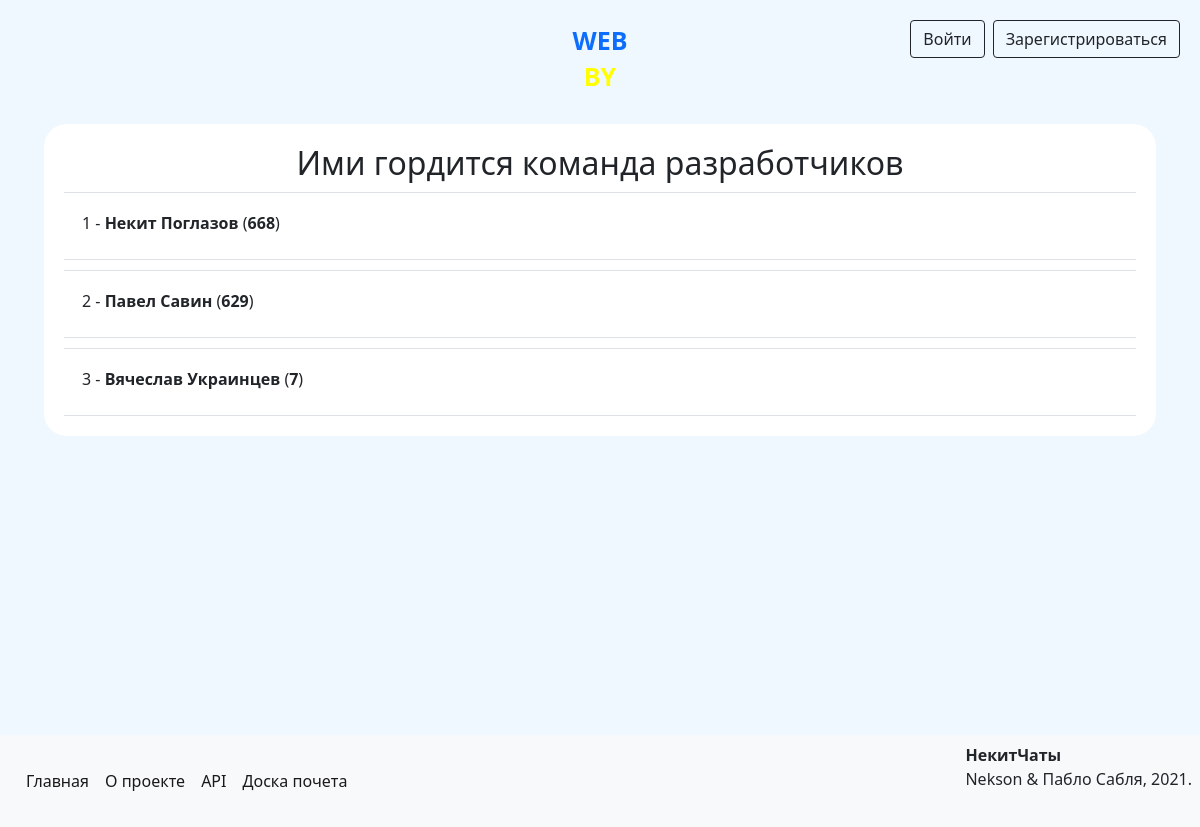
Before: /top with the older database file.
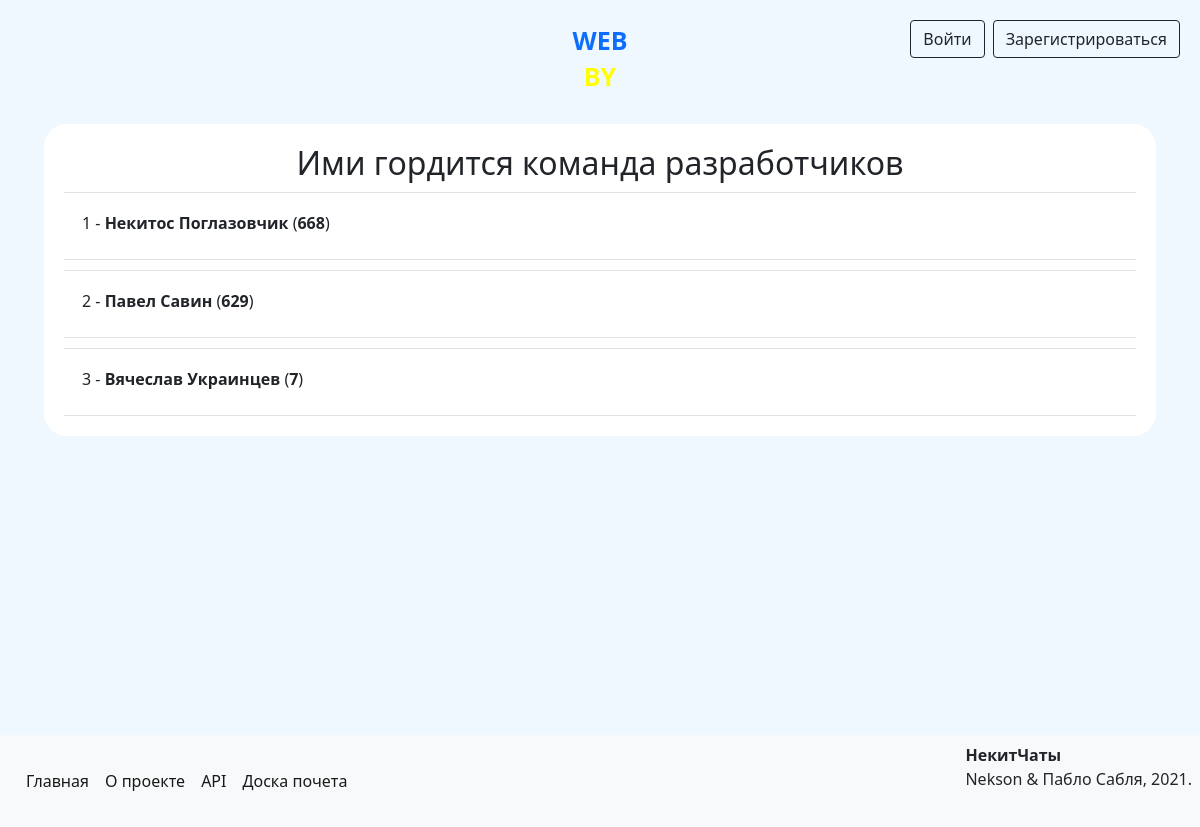
After: the same page with the newer database file.
### data/models/user.py (models this page shows, shortened)
class User(SqlAlchemyBase, UserMixin, SerializerMixin):
    __tablename__ = 'users'
    serialize_rules = ('-advertisements',)
    id = Column(Integer, autoincrement=True, primary_key=True)
    name = Column(Unicode)
    surname = Column(Unicode)
    birthday = Column(DateTime)
    email = Column(String, unique=True)
    phone_number = Column(String, unique=True)
    hashed_password = Column(String)
    registration_time = Column(DateTime, default=datetime.now)
    rating = Column(Integer, default=0)
    rank_id = Column(Integer, ForeignKey('ranks.id'))
    position = Column(Integer)
    admin = Column(Boolean, default=0)
    advertisements = relationship('Advertisement', back_populates='author')
    interests = relationship('Interest', secondary='users_to_interests', backref='users')
    rank = relationship('Rank')

### main.py (the view)
@app.route('/top')
def top():
    session = create_session()
    users = session.query(User).order_by(User.position).filter(User.position <= 100).all()
    return render_template('top.html', top_users=users)

### data/db_session.py (called while the page is built)
def create_session() -> Session:
    global __factory
    return __factory()

### templates/top.html
{% extends "base.html" %}
{% block content %}
    <form>
        <div class="clearfix">
            <h2 align="center">Ими гордится команда разработчиков</h2>
        </div>
        {% for user in top_users %}
            <div class="p-2 border-top border-bottom">
                <div class="clearfix">
                    <a class="text-reset" href="/profile/{{ user.id }}">
                        <p>
                            {{ user.position }} - <b>{{ user.name }} {{ user.surname }}</b> (<b>{{ user.rating }}</b>)
                        </p>
                    </a>
                </div>
            </div>
        {% endfor %}
    </form>
{% endblock %}

Changed rows visible on the page:
changed User: name "Некит" → "Некитос"; surname "Поглазов" → "Поглазовчик"
